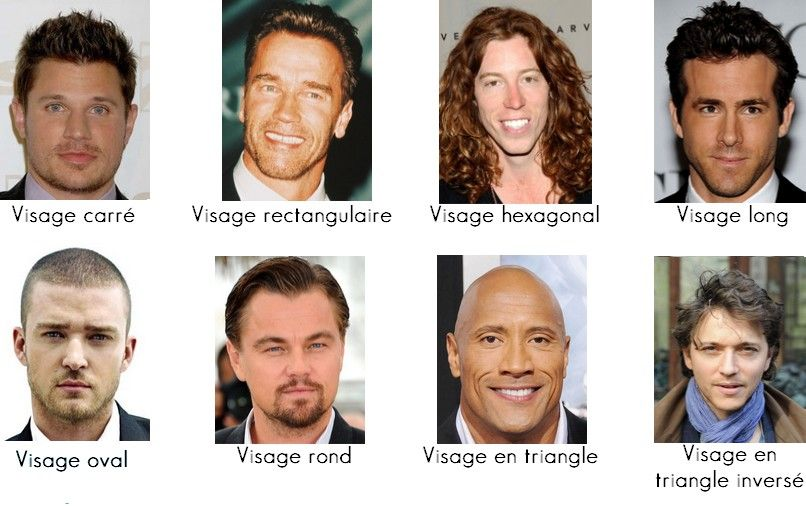
#> input picture TP/TP3/visages.jpg, 806 x 506 px
$ python visage.py
#> lines starting #> are read from the running program, lines starting #| are printed output that depends on the picture; after the words box and inside, x2 and y2 are one past the last pixel; in counts of white or black regions, pixels touching at a corner belong together
import cv2

def detect_face():
    # Chargez l'image
    img = cv2.imread("visages.jpg")
#> img is the input picture: shape (506, 806, 3); mean B, G, R 167.8, 176.4, 190.6

    # Convertissez l'image en niveaux de gris
    gray_img = cv2.cvtColor(img, cv2.COLOR_BGR2GRAY)
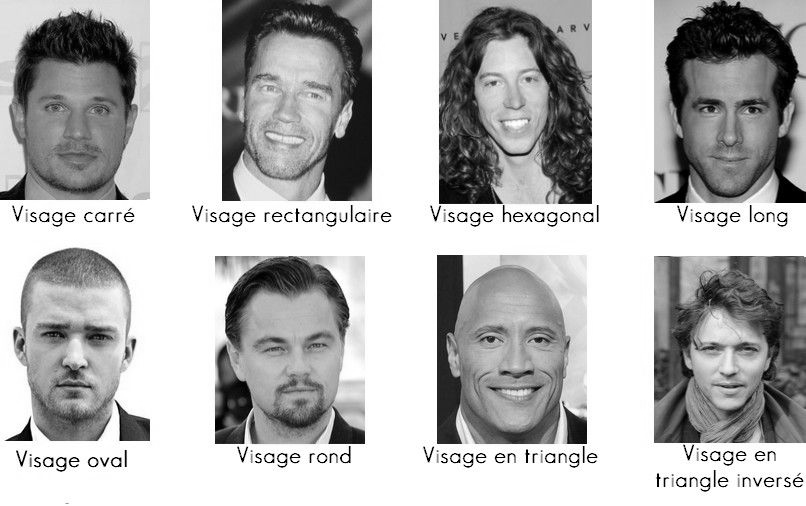
#> gray_img: shape (506, 806); min 0, max 255, mean 179.7

    # Chargez le classificateur Haar
    haar_cascade = cv2.CascadeClassifier("haarcascades/haarcascade_frontalface_default.xml")

    # Détectez les visages
    faces_rect = haar_cascade.detectMultiScale(
        gray_img, scaleFactor=1.3, minNeighbors=10
    )
#> faces_rect = [[676, 69, 109, 109], [468, 47, 87, 87], [679, 312, 100, 100], [236, 45, 116, 116], [17, 60, 121, 121], [453, 290, 126, 126], [234, 297, 125, 125], [12, 288, 129, 129]]

    # Affichez un rectangle autour de chaque visage
    for (x, y, w, h) in faces_rect:
        cv2.rectangle(img, (x, y), (x + w, y + h), (255, 0, 0), 2)
#> this loop made 8 passes
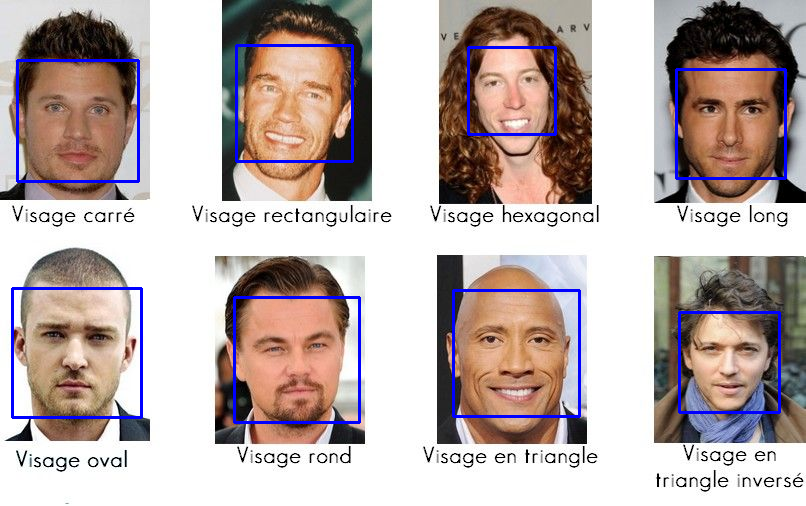
#> img: shape (506, 806, 3); 2.68% of pixels changed, all inside (x1, y1, x2, y2) = (11, 44, 787, 424)

    # Afficher l'image
    cv2.imshow("Image", img)
    cv2.waitKey(0)

if __name__ == "__main__":
    detect_face()
